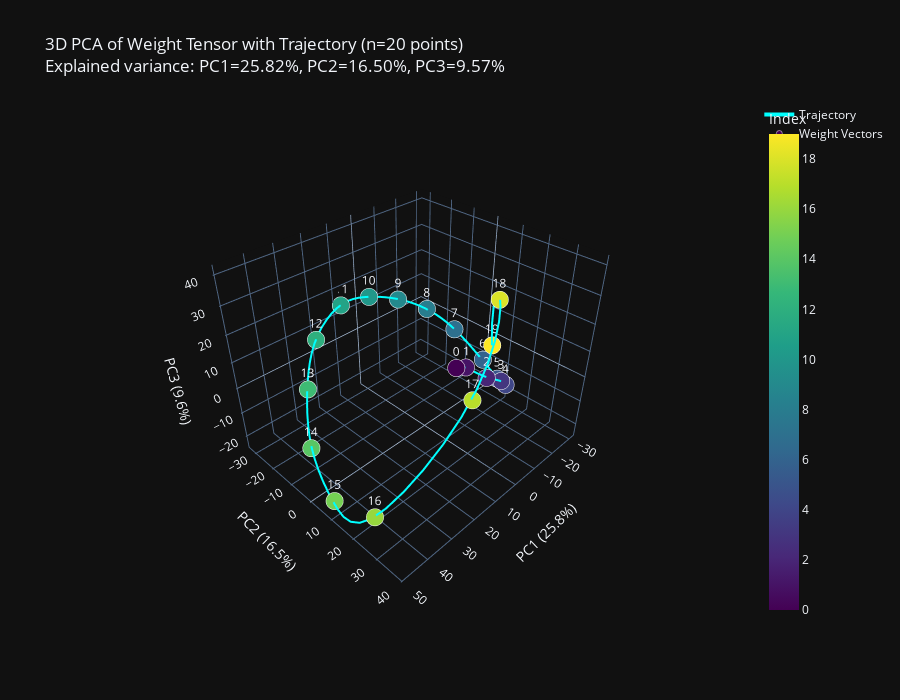

Notebook code for this chart:
### Code cell
# 3D PCA Visualization of weight_tensor with Plotly (interactive, draggable)
# Now with a line connecting the points in order!
import numpy as np
import plotly.graph_objects as go
from sklearn.decomposition import PCA
from sklearn.preprocessing import StandardScaler
from scipy.interpolate import UnivariateSpline

# Get weight_tensor and convert to numpy
weight_data = weight_tensor.detach().cpu().numpy()

# If it's multi-dimensional, flatten to 2D (rows x features)
if weight_data.ndim > 2:
    weight_data = weight_data.reshape(weight_data.shape[0], -1)

# Standardize the data before PCA
scaler = StandardScaler()
weight_data_scaled = scaler.fit_transform(weight_data)

# Perform PCA to reduce to 3 dimensions
pca = PCA(n_components=3)
pca_result = pca.fit_transform(weight_data_scaled)

# Create labels (just indices)
point_labels = [str(i) for i in range(len(pca_result))]

# Create parameter t for interpolation (using indices)
t = np.arange(len(pca_result))

# Create smooth spline curves through the points
# Using a smoothing factor to create a nice curve
smoothing_factor = 0.5  # Adjust this: 0 = pass through all points, higher = smoother
t_smooth = np.linspace(0, len(pca_result) - 1, 100)  # More points for smooth line

try:
    # Fit splines for each dimension
    spline_x = UnivariateSpline(t, pca_result[:, 0], s=smoothing_factor, k=min(3, len(t)-1))
    spline_y = UnivariateSpline(t, pca_result[:, 1], s=smoothing_factor, k=min(3, len(t)-1))
    spline_z = UnivariateSpline(t, pca_result[:, 2], s=smoothing_factor, k=min(3, len(t)-1))
    
    # Generate smooth line
    line_x = spline_x(t_smooth)
    line_y = spline_y(t_smooth)
    line_z = spline_z(t_smooth)
    
    use_spline = True
except:
    # Fallback to simple linear interpolation
    line_x = pca_result[:, 0]
    line_y = pca_result[:, 1]
    line_z = pca_result[:, 2]
    use_spline = False

# Create figure with both the line and points
fig = go.Figure()

# Add the smooth line through points
if use_spline:
    fig.add_trace(go.Scatter3d(
        x=line_x,
        y=line_y,
        z=line_z,
        mode='lines',
        name='Trajectory',
        line=dict(
            color='cyan',
            width=4
        ),
        hoverinfo='skip'
    ))
else:
    # Simple line connecting points in order
    fig.add_trace(go.Scatter3d(
        x=pca_result[:, 0],
        y=pca_result[:, 1],
        z=pca_result[:, 2],
        mode='lines',
        name='Trajectory',
        line=dict(
            color='cyan',
            width=4
        ),
        hoverinfo='skip'
    ))

# Add scatter points on top
fig.add_trace(go.Scatter3d(
    x=pca_result[:, 0],
    y=pca_result[:, 1],
    z=pca_result[:, 2],
    mode='markers+text',
    name='Weight Vectors',
    text=point_labels,
    textposition='top center',
    marker=dict(
        size=6,
        color=np.arange(len(pca_result)),
        colorscale='Viridis',
        showscale=True,
        colorbar=dict(title="Index"),
        line=dict(width=0.5, color='white')
    ),
    hovertemplate='<b>Index: %{text}</b><br>PC1: %{x:.3f}<br>PC2: %{y:.3f}<br>PC3: %{z:.3f}<extra></extra>'
))

fig.update_layout(
    title=f'3D PCA of Weight Tensor with Trajectory (n={len(pca_result)} points)<br>' + 
          f'Explained variance: PC1={pca.explained_variance_ratio_[0]:.2%}, ' +
          f'PC2={pca.explained_variance_ratio_[1]:.2%}, ' +
          f'PC3={pca.explained_variance_ratio_[2]:.2%}',
    scene=dict(
        xaxis_title=f'PC1 ({pca.explained_variance_ratio_[0]:.1%})',
        yaxis_title=f'PC2 ({pca.explained_variance_ratio_[1]:.1%})',
        zaxis_title=f'PC3 ({pca.explained_variance_ratio_[2]:.1%})',
        camera=dict(
            eye=dict(x=1.5, y=1.5, z=1.5)
        )
    ),
    width=900,
    height=700,
    template='plotly_dark',
    showlegend=True
)

fig.show()

print(f"Shape of weight_tensor: {weight_tensor.shape}")
print(f"Shape after PCA: {pca_result.shape}")
print(f"Total explained variance: {pca.explained_variance_ratio_.sum():.2%}")
print(f"Line type: {'Smooth spline curve' if use_spline else 'Linear interpolation'}")

### Figure 1 — Plotly figure (JSON) as saved in the notebook; plotly's stock layout.template omitted (floating-point values rounded to 4 significant figures)
{"data": [{"hoverinfo": "skip", "line": {"color": "cyan", "width": 4}, "mode": "lines", "name": "Trajectory", "type": "scatter3d", "x": [-7.327, -8.042, -8.836, -9.712, -10.67, -11.72, -12.86, -14.1, -15.43, -16.86, -18.4, -20.04, -21.73, -23.41, -24.98, -26.37, -27.49, -28.32, -28.9, -29.29, -29.53, -29.68, -29.79, -29.87, -29.94, -30.01, -30.1, -30.21, -30.3, -30.32, -30.21, -29.92, -29.4, -28.67, -27.79, -26.83, -25.83, -24.87, -23.95, -23.02, -22.04, -20.97, -19.77, -18.41, -16.92, -15.31, -13.59, -11.79, -9.931, -8.02, -6.082, -4.133, -2.193, -0.2729, 1.654, 3.629, 5.69, 7.879, 10.23, 12.71, 15.27, 17.85, 20.37, 22.77, 25.04, 27.17, 29.19, 31.09, 32.9, 34.62, 36.25, 37.8, 39.26, 40.64, 41.93, 43.15, 44.29, 45.35, 46.33, 47.21, 47.83, 47.94, 47.33, 45.77, 43.04, 39.27, 34.82, 30.04, 25.29, 20.93, 17.11, 13.75, 10.75, 8.002, 5.411, 2.875, 0.2945, -2.432, -5.404, -8.722], "y": [6.99, 6.366, 6.135, 6.232, 6.594, 7.156, 7.853, 8.621, 9.396, 10.11, 10.71, 11.12, 11.35, 11.46, 11.48, 11.49, 11.53, 11.61, 11.7, 11.74, 11.7, 11.52, 11.17, 10.65, 9.953, 9.081, 8.034, 6.815, 5.438, 3.924, 2.292, 0.5606, -1.251, -3.122, -5.035, -6.969, -8.906, -10.83, -12.71, -14.54, -16.29, -17.95, -19.5, -20.92, -22.22, -23.41, -24.49, -25.46, -26.34, -27.14, -27.89, -28.59, -29.27, -29.95, -30.59, -31.14, -31.58, -31.84, -31.9, -31.74, -31.36, -30.74, -29.9, -28.83, -27.55, -26.09, -24.5, -22.82, -21.08, -19.29, -17.39, -15.32, -13.02, -10.43, -7.509, -4.316, -0.9297, 2.573, 6.115, 9.627, 13.1, 16.53, 19.94, 23.34, 26.73, 29.99, 32.94, 35.38, 37.14, 38.01, 37.96, 37.13, 35.65, 33.68, 31.37, 28.85, 26.28, 23.79, 21.55, 19.69], "z": [-0.2467, -0.2347, -0.4575, -0.8903, -1.508, -2.287, -3.2, -4.225, -5.336, -6.507, -7.715, -8.934, -10.14, -11.31, -12.41, -13.43, -14.33, -15.11, -15.76, -16.28, -16.68, -16.95, -17.09, -17.1, -16.99, -16.75, -16.39, -15.9, -15.24, -14.37, -13.25, -11.84, -10.09, -8.09, -5.95, -3.796, -1.75, 0.06859, 1.628, 2.977, 4.166, 5.248, 6.273, 7.272, 8.241, 9.173, 10.06, 10.9, 11.68, 12.39, 13.03, 13.59, 14.07, 14.44, 14.69, 14.76, 14.63, 14.23, 13.55, 12.58, 11.38, 9.962, 8.382, 6.674, 4.852, 2.906, 0.8239, -1.405, -3.793, -6.316, -8.893, -11.43, -13.84, -16.04, -17.94, -19.55, -20.87, -21.91, -22.68, -23.16, -23.14, -22.33, -20.45, -17.23, -12.4, -6.146, 1.037, 8.658, 16.22, 23.24, 29.35, 34.37, 38.13, 40.44, 41.13, 40.03, 36.94, 31.71, 24.14, 14.07]}, {"hovertemplate": "<b>Index: %{text}</b><br>PC1: %{x:.3f}<br>PC2: %{y:.3f}<br>PC3: %{z:.3f}<extra></extra>", "marker": {"color": [0, 1, 2, 3, 4, 5, 6, 7, 8, 9, 10, 11, 12, 13, 14, 15, 16, 17, 18, 19], "colorbar": {"title": {"text": "Index"}}, "colorscale": [[0, "#440154"], [0.1111, "#482878"], [0.2222, "#3e4989"], [0.3333, "#31688e"], [0.4444, "#26828e"], [0.5556, "#1f9e89"], [0.6667, "#35b779"], [0.7778, "#6ece58"], [0.8889, "#b5de2b"], [1, "#fde725"]], "line": {"color": "white", "width": 0.5}, "showscale": true, "size": 6}, "mode": "markers+text", "name": "Weight Vectors", "text": ["0", "1", "2", "3", "4", "5", "6", "7", "8", "9", "10", "11", "12", "13", "14", "15", "16", "17", "18", "19"], "textposition": "top center", "type": "scatter3d", "x": [-7.321, -11.98, -19.01, -27.19, -29.64, -30.05, -29.91, -25.26, -20.26, -11.95, -1.965, 8.533, 21.72, 32.37, 40.7, 46.17, 45.33, 22.35, 6.105, -8.752], "y": [6.996, 7.259, 10.99, 11.39, 11.78, 7.6, 0.4462, -9.916, -19.1, -25.32, -29.33, -31.89, -29.41, -21.44, -10.72, 6.854, 24.39, 37.93, 31.79, 19.71], "z": [-0.2837, -2.319, -8.434, -13.96, -16.8, -16.46, -11.44, -0.8084, 5.987, 10.72, 14.17, 14.07, 7.427, -3.029, -16.14, -22.45, -16.01, 20.65, 41.02, 14.09]}], "layout": {"height": 700, "scene": {"camera": {"eye": {"x": 1.5, "y": 1.5, "z": 1.5}}, "xaxis": {"title": {"text": "PC1 (25.8%)"}}, "yaxis": {"title": {"text": "PC2 (16.5%)"}}, "zaxis": {"title": {"text": "PC3 (9.6%)"}}}, "showlegend": true, "title": {"text": "3D PCA of Weight Tensor with Trajectory (n=20 points)<br>Explained variance: PC1=25.82%, PC2=16.50%, PC3=9.57%"}, "width": 900}}
